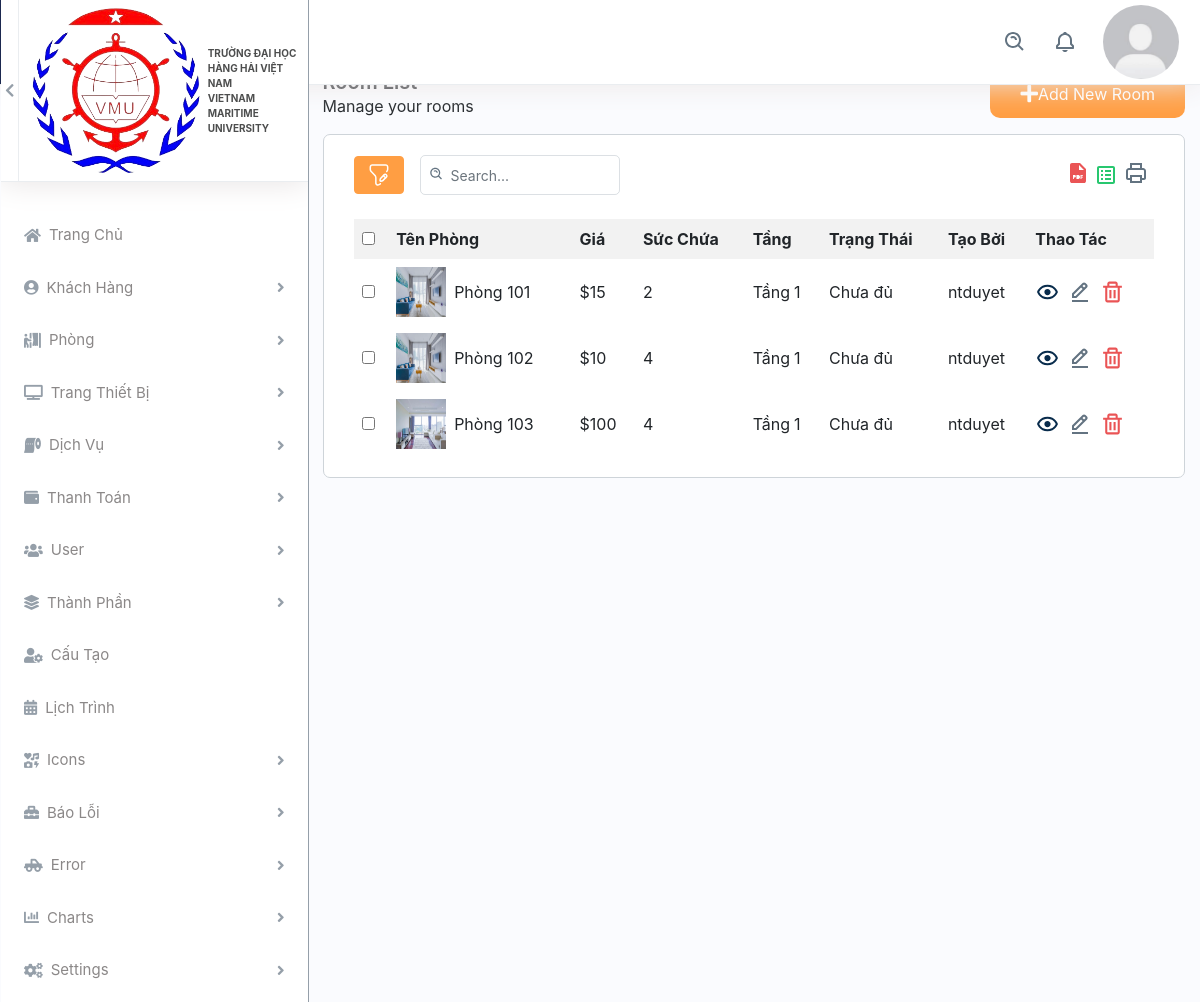
Page /back_end/list-room.php (signed in) on the committed database.
### tables this page shows
CREATE TABLE `phong` (
  `id` int(11) NOT NULL,
  `ten_phong` text NOT NULL,
  `suc_chua` int(11) NOT NULL,
  `id_tang` int(11) NOT NULL,
  `gia` decimal(10,0) NOT NULL,
  `trang_thai` text NOT NULL DEFAULT 'Chưa đủ',
  `anh_dai_dien` varchar(500) DEFAULT NULL,
  `anh_khac` varchar(1000) DEFAULT NULL,
  `nguoi_tao` text DEFAULT NULL,
  `noi_dung` text DEFAULT NULL,
  `mo_ta` text DEFAULT NULL,
  `so_luong_hien_tai` int(11) DEFAULT 0
);

### config/database.php (called while the page is built, shortened)
<?php
class Database {
    private $host = servername;
    private $user = username;
    private $password = password;
    private $dbname = dbname;
    private $link;
    private function connectDB() {
        $this->link = new mysqli($this->host, $this->user, $this->password, $this->dbname);
    }
    public function select($query) {
        $result = $this->link->query($query) or die($this->link->error . __LINE__);
        if ($result->num_rows > 0) {
            return $result;
        } else {
            return false;
        }
    }
}
?>

### back_end/list-room.php (the view, shortened to what this page needs)
<?php
if(empty($_SESSION['username'])){
    var_dump($_SESSION['username']);
    header("location: dang_nhap.html");
} else{ ?>
    <?php
    include 'header.php';
    include 'side-bar.php';
    ?>
        <div class="col-md-9">
            <div class="col-12 container-content">
                <div class="header-content pb-3">
                    <div class="title-content">
                        <h3 class="m-0 strong">Room List</h3>
                        <div class="span">Manage your rooms</div>
                    </div>
                    <a href="add-rooms.php" class="button-add">
                        <i class="fas fa-plus"></i>
                        <span>Add New Room</span>
                    </a>
                </div>
                <div class="content-add-room col-12">
                    <?php
                    include '../config/database.php';
                    ?>
                    <div class="table-top d-flex justify-content-between mb-4">
                        <div class="search-set d-flex align-items-center mr-2">
                            <div class="search-path mr-3">
                                <a class="btn btn-filter" id="filter_search">
                                    <img src="../assets/img/filter.svg" alt="img">
                                </a>
                            </div>
                            <div class="search-input">
                                <a class="btn btn-searchset"><img src="../assets/img/search-white.svg" alt="img"></a>
                                <div id="DataTables_Table_0_filter" class="dataTables_filter">
                                    <label>
                                        <input type="search" id="searchInput" class="form-control form-control-sm" placeholder="Search..." aria-controls="DataTables_Table_0">
                                    </label>
                                </div>
                            </div>
                        </div>
                        <div class="wordset d-flex align-items-center">
                            <ul class="d-flex">
                                <li class="mr-2">
                                    <a data-bs-toggle="tooltip" data-bs-placement="top" title="" data-bs-original-title="pdf" aria-label="pdf"><img src="../assets/img/pdf.svg" alt="img"></a>
                                </li>
                                <li class="mr-2">
                                    <a data-bs-toggle="tooltip" data-bs-placement="top" title="" data-bs-original-title="excel" aria-label="excel"><img src="../assets/img/excel.svg" alt="img"></a>
                                </li>
                                <li class="mr-2">
                                    <a data-bs-toggle="tooltip" data-bs-placement="top" title="" data-bs-original-title="print" aria-label="print"><img src="../assets/img/printer.svg" alt="img"></a>
                                </li>
                            </ul>
                        </div>
                    </div>
                    <div id="contents">
                        <?php
                        $db = new Database();
                        $sql = "SELECT * FROM phong";
                        $result = $db->select($sql);
                        ?>
                        <?php if ($result->num_rows > 0) { ?>
                            <table class="table-data">
                                <tr>
                                    <th>
                                        <input type="checkbox" name="check_all">
                                    </th>
                                    <th>Tên Phòng</th>
                                    <th>Giá</th>
                                    <th>Sức Chứa</th>
                                    <th>Tầng</th>
                                    <th>Trạng Thái</th>
                                    <th>Tạo Bởi</th>
                                    <th>Thao Tác</th>
                                </tr>
                                <?php while ($row = $result->fetch_assoc()) { ?>
                                    <tr>
                                        <td><input type="checkbox" name="check_daughter"></td>
                                        <td class="d-flex align-items-center"><img class="img-fluid img-responsive mr-2" height="10" width="10" src="../assets/img/<?php echo $row['anh_dai_dien']; ?>" alt="Phong ki tuc xa"> <?php echo $row['ten_phong']; ?></td>
                                        <td><span>$</span><?php echo $row['gia']; ?></td>
                                        <td><?php echo $row['suc_chua']; ?></td>
                                        <td><span class="mr-1">Tầng</span><?php echo $row['id_tang']; ?></td>
                                        <td><?php echo $row['trang_thai']; ?></td>
                                        <td><?php echo $row['nguoi_tao'] ?></td>
                                        <td class="d-flex thao-tac">
                                            <a class="me-3" href="../front_end/room-detail.php?id=<?php echo $row['id'];?>">
                                                <img src="../assets/img/eye.svg" alt="img" class="img-fluid">
                                            </a>
                                            <a class="me-3" href="edit-room.php?id=<?php echo $row['id']; ?>">
                                                <img src="../assets/img/edit.svg" alt="img" class="img-fluid icon-edit">
                                            </a>
                                            <a class="confirm-text" href="delete-room.php?id=<?php echo $row['id']; ?>">
                                                <img src="../assets/img/delete.svg" alt="img" class="img-fluid">
                                            </a>
                                        </td>
                                    </tr>
                                <?php } ?>
                            </table>
                        <?php } else {
                            echo "Không có dữ liệu.";
                        } ?>
                    </div>
                </div>
            </div>
        </div>
    </div>
    </body>
    </html>
<?php } ?>

### rows in the picture
phong: anh_dai_dien (picture), ten_phong "Phòng 101", gia "15", suc_chua "2", id_tang "1", trang_thai "Chưa đủ", nguoi_tao "ntduyet"
phong: anh_dai_dien (picture), ten_phong "Phòng 102", gia "10", suc_chua "4", id_tang "1", trang_thai "Chưa đủ", nguoi_tao "ntduyet"
phong: anh_dai_dien (picture), ten_phong "Phòng 103", gia "100", suc_chua "4", id_tang "1", trang_thai "Chưa đủ", nguoi_tao "ntduyet"
